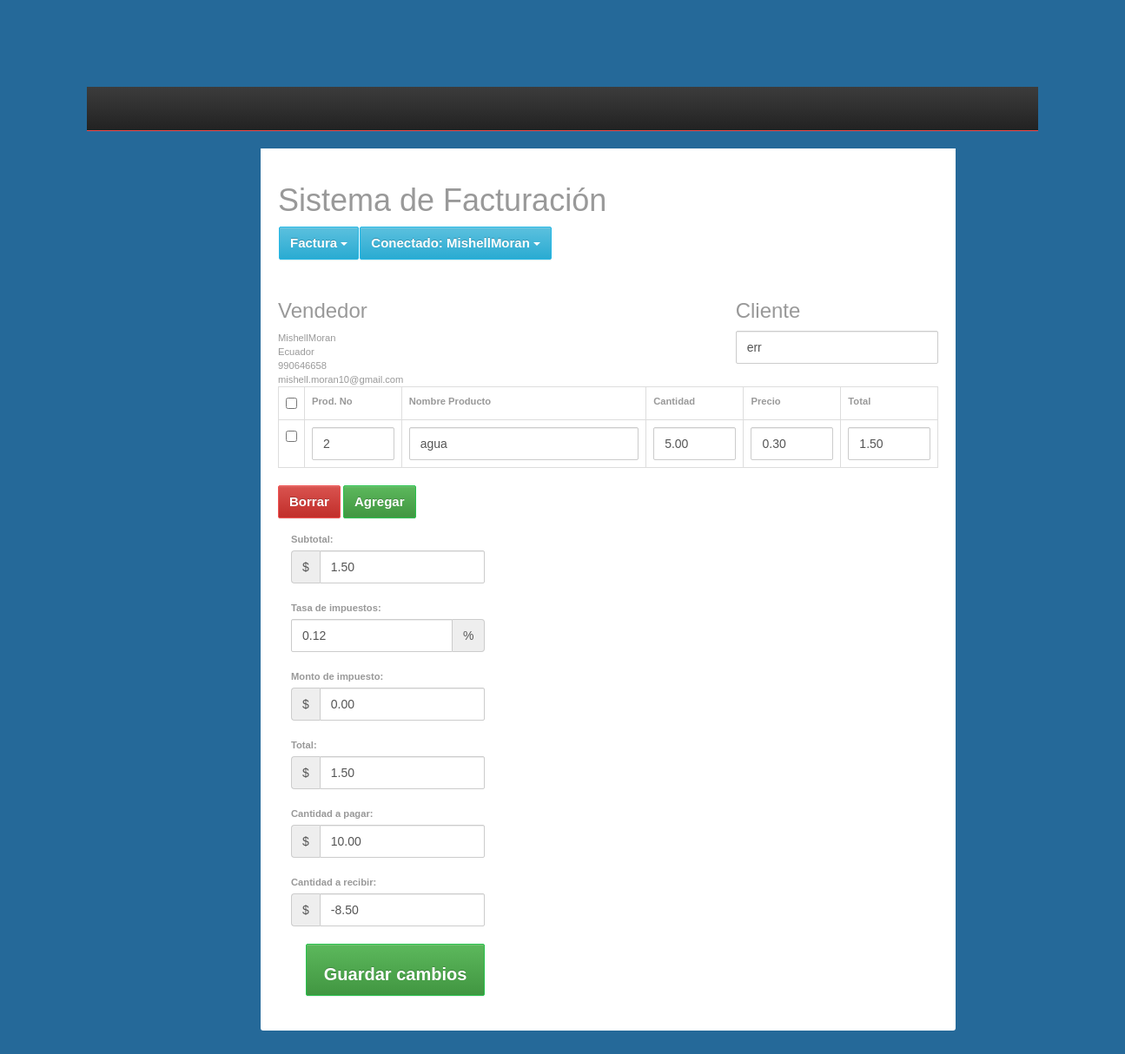
The page /edit_invoice.php?update_id=2 (signed in) on the database its author committed.
### tables this page shows
CREATE TABLE `factura_orden` (
  `order_id` int(11) NOT NULL,
  `user_id` int(11) NOT NULL,
  `order_date` timestamp NOT NULL DEFAULT current_timestamp(),
  `order_receiver_name` varchar(250) NOT NULL,
  `order_receiver_address` text NOT NULL,
  `order_total_before_tax` decimal(10,2) NOT NULL,
  `order_total_tax` decimal(10,2) NOT NULL,
  `order_tax_per` varchar(250) NOT NULL,
  `order_total_after_tax` double(10,2) NOT NULL,
  `order_amount_paid` decimal(10,2) NOT NULL,
  `order_total_amount_due` decimal(10,2) NOT NULL,
  `note` text NOT NULL
);

CREATE TABLE `factura_orden_producto` (
  `order_item_id` int(11) NOT NULL,
  `order_id` int(11) NOT NULL,
  `item_code` varchar(250) NOT NULL,
  `item_name` varchar(250) NOT NULL,
  `order_item_quantity` decimal(10,2) NOT NULL,
  `order_item_price` decimal(10,2) NOT NULL,
  `order_item_final_amount` decimal(10,2) NOT NULL
);

### Invoice.php (called while the page is built, shortened)
<?php
class Invoice{
	private $host  = 'localhost';
    private $user  = 'root';
    private $password   = "";
    private $database  = "moranrios_e1";
    private $invoiceOrderTable = 'factura_orden';
	private $invoiceOrderItemTable = 'factura_orden_producto';
	private $dbConnect = false;
    public function __construct(){
        if(!$this->dbConnect){
            $conn = new mysqli($this->host, $this->user, $this->password, $this->database);
            if($conn->connect_error){
                die("Error failed to connect to MySQL: " . $conn->connect_error);
            }else{
                $this->dbConnect = $conn;
            }
        }
    }
	private function getData($sqlQuery) {
		$result = mysqli_query($this->dbConnect, $sqlQuery);
		$data= array();
		while ($row = mysqli_fetch_assoc($result)) {
			$data[]=$row;
		}
		return $data;
	}
	public function getInvoice($invoiceId){
		$sqlQuery = "
			SELECT * FROM ".$this->invoiceOrderTable."
			WHERE user_id = '".$_SESSION['userid']."' AND order_id = '$invoiceId'";
		$result = mysqli_query($this->dbConnect, $sqlQuery);
		$row = mysqli_fetch_assoc($result);
		return $row;
	}
	public function getInvoiceItems($invoiceId){
		$sqlQuery = "
			SELECT * FROM ".$this->invoiceOrderItemTable."
			WHERE order_id = '$invoiceId'";
		return  $this->getData($sqlQuery);
	}
}
?>

### edit_invoice.php (the view, shortened to what this page needs)
<?php
include('header.php');
include 'Invoice.php';
$invoice = new Invoice();
$invoice->checkLoggedIn();
if(!empty($_GET['update_id']) && $_GET['update_id']) {
	$invoiceValues = $invoice->getInvoice($_GET['update_id']);
	$invoiceItems = $invoice->getInvoiceItems($_GET['update_id']);
}
?>
<link href="css/style.css" rel="stylesheet">
<?php include('container.php');?>
<div class="container content-invoice">
    	<form action="" id="invoice-form" method="post" class="invoice-form" role="form" novalidate>
	    	<div class="load-animate animated fadeInUp">
		    	<div class="row">
		    		<div class="col-xs-8 col-sm-8 col-md-8 col-lg-8">
		    			<h1 class="title">Sistema de Facturación </h1>
						<?php include('menu.php');?>
		    		</div>
		    	</div>
		    	<div class="row">
		      		<div class="col-xs-12 col-sm-4 col-md-4 col-lg-4">
		      			<h3>Vendedor</h3>
						<?php echo $_SESSION['user']; ?><br>
						<?php echo $_SESSION['address']; ?><br>
						<?php echo $_SESSION['mobile']; ?><br>
						<?php echo $_SESSION['email']; ?><br>
		      		</div>
		      		<div class="col-xs-12 col-sm-4 col-md-4 col-lg-4 pull-right">
		      			<h3>Cliente</h3>
		      			<div class="form-group">
							<input value="<?php echo $invoiceValues['order_receiver_name']; ?>" type="text" class="form-control" name="companyName" id="companyName" placeholder="Nombre" autocomplete="off">
						</div>
		      		</div>
		      	</div>
		      	<div class="row">
		      		<div class="col-xs-12 col-sm-12 col-md-12 col-lg-12">
<table class="table table-bordered table-hover" id="invoiceItem">
<tr>
    <th width="2%"><input id="checkAll" class="formcontrol" type="checkbox"></th>
<th width="15%">Prod. No</th>
<th width="38%">Nombre Producto</th>
<th width="15%">Cantidad</th>
<th width="15%">Precio</th>
<th width="15%">Total</th>
</tr>
<?php
$count = 0;
foreach($invoiceItems as $invoiceItem){
    $count++;
?>
<tr>
    <td><input class="itemRow" type="checkbox"></td>
    <td><input type="text" value="<?php echo $invoiceItem["item_code"]; ?>" name="productCode[]" id="productCode_<?php echo $count; ?>" class="form-control" autocomplete="off"></td>
    <td><input type="text" value="<?php echo $invoiceItem["item_name"]; ?>" name="productName[]" id="productName_<?php echo $count; ?>" class="form-control" autocomplete="off"></td>
    <td><input type="number" value="<?php echo $invoiceItem["order_item_quantity"]; ?>" name="quantity[]" id="quantity_<?php echo $count; ?>" class="form-control quantity" autocomplete="off"></td>
    <td><input type="number" value="<?php echo $invoiceItem["order_item_price"]; ?>" name="price[]" id="price_<?php echo $count; ?>" class="form-control price" autocomplete="off"></td>
    <td><input type="number" value="<?php echo $invoiceItem["order_item_final_amount"]; ?>" name="total[]" id="total_<?php echo $count; ?>" class="form-control total" autocomplete="off"></td>
</tr>
<?php } ?>
</table>
		      		</div>
		      	</div>
		      	<div class="row">
		      		<div class="col-xs-12 col-sm-3 col-md-3 col-lg-3">
		      			<button class="btn btn-danger delete" id="removeRows" type="button">Borrar</button>
		      			<button class="btn btn-success" id="addRows" type="button">Agregar</button>
		      		</div>
		      	</div>
		      	<div class="row">
		      		<div class="col-xs-12 col-sm-8 col-md-8 col-lg-8">
						</div>
						<br>
		      		</div>
		      		<div class="col-xs-12 col-sm-4 col-md-4 col-lg-4">
						<span class="form-inline">
							<div class="form-group">
								<label>Subtotal: &nbsp;</label>
								<div class="input-group">
									<div class="input-group-addon currency">$</div>
									<input value="<?php echo $invoiceValues['order_total_before_tax']; ?>" type="number" class="form-control" name="subTotal" id="subTotal" placeholder="Subtotal">
								</div>
							</div>
							<div class="form-group">
								<label>Tasa de impuestos: &nbsp;</label>
								<div class="input-group">
									<input value="<?php echo $invoiceValues['order_tax_per']; ?>" type="number" class="form-control" name="taxRate" id="taxRate" placeholder="Tasa de impuesto">
									<div class="input-group-addon">%</div>
								</div>
							</div>
							<div class="form-group">
								<label>Monto de impuesto: &nbsp;</label>
								<div class="input-group">
									<div class="input-group-addon currency">$</div>
									<input value="<?php echo $invoiceValues['order_total_tax']; ?>" type="number" class="form-control" name="taxAmount" id="taxAmount" placeholder="Monto de impuesto">
								</div>
							</div>
							<div class="form-group">
								<label>Total: &nbsp;</label>
								<div class="input-group">
									<div class="input-group-addon currency">$</div>
									<input value="<?php echo $invoiceValues['order_total_after_tax']; ?>" type="number" class="form-control" name="totalAftertax" id="totalAftertax" placeholder="Total">
								</div>
							</div>
							<div class="form-group">
								<label>Cantidad a pagar: &nbsp;</label>
								<div class="input-group">
									<div class="input-group-addon currency">$</div>
									<input value="<?php echo $invoiceValues['order_amount_paid']; ?>" type="number" class="form-control" name="amountPaid" id="amountPaid" placeholder="Cantidad a pagar">
								</div>
							</div>
							<div class="form-group">
								<label>Cantidad a recibir: &nbsp;</label>
								<div class="input-group">
									<div class="input-group-addon currency">$</div>
									<input value="<?php echo $invoiceValues['order_total_amount_due']; ?>" type="number" class="form-control" name="amountDue" id="amountDue" placeholder="Cantidad a recibir">
								</div>
							</div><div class="form-group">
			      			<input data-loading-text="Updating Invoice..." type="submit" name="invoice_btn" value="Guardar cambios" class="btn btn-success submit_btn invoice-save-btm">
			      		</div>
						</span>
					</div>
		      	</div>
		      	<div class="clearfix"></div>
	      	</div>
    </div>
<?php include('footer.php');?>

### css/style.css (style rules this page uses)
.btn-success, .panel-success { background-color: #27c24c !important; border-color: #27c24c !important; color: #fff !important; }
.btn-danger, .panel-danger { background-color: #f05050; border-color: #f05050; color: #fff !important; }
input[type=number] { -moz-appearance: textfield; }
.form-inline .form-group { margin-bottom: 20px; float: right; }
.invoice-save-btm { height:60px;padding:20px;font-size:20px; }

### header.php (style rules this page uses)
.form-control, .btn { min-height: 38px; border-radius: 2px; }
.btn { font-size: 15px; font-weight: bold; }

### edit_invoice.php (style rules this page uses)
body { font-family: Arial; background-color: #256999; box-sizing: border-box; padding: 100px; }
form { background-color: white; border-radius: 0 0 3px 3px; color: #999; font-size: 0.8em; padding: 20px; margin: 0 auto; width: 800px; }

### rows shown on the page
factura_orden: companyName "err", subTotal "1.50", taxRate "0.12", taxAmount "0.00", totalAftertax "1.50", amountPaid "10.00", amountDue "-8.50"
factura_orden_producto: item_code "2", item_name "agua", order_item_quantity "5.00", order_item_price "0.30", order_item_final_amount "1.50"

### other values the page prints
$_SESSION['user'] "MishellMoran"
$_SESSION['address'] "Ecuador"
$_SESSION['mobile'] "990646658"
$_SESSION['email'] "mishell.moran10@gmail.com"
